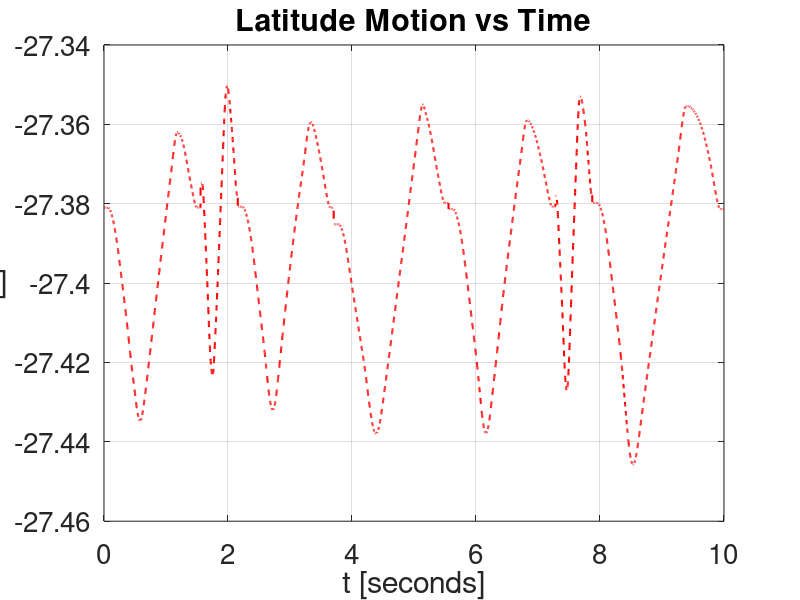
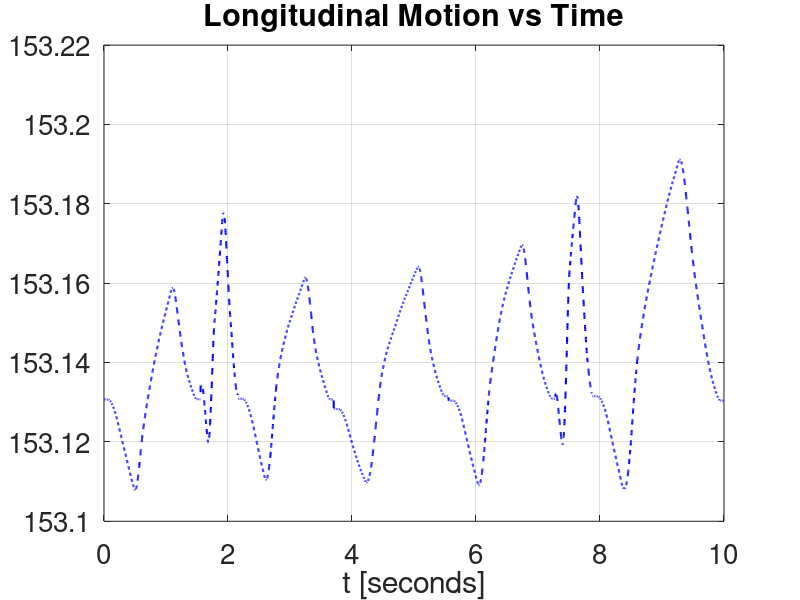
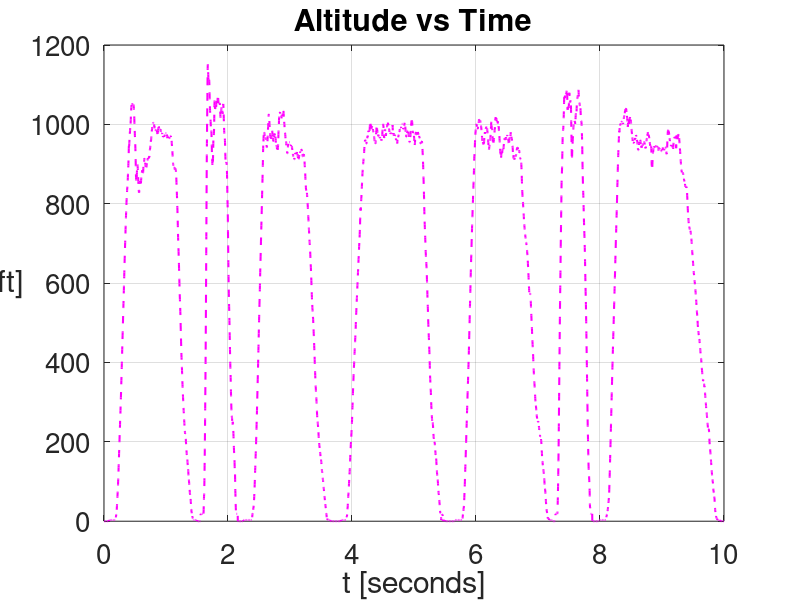
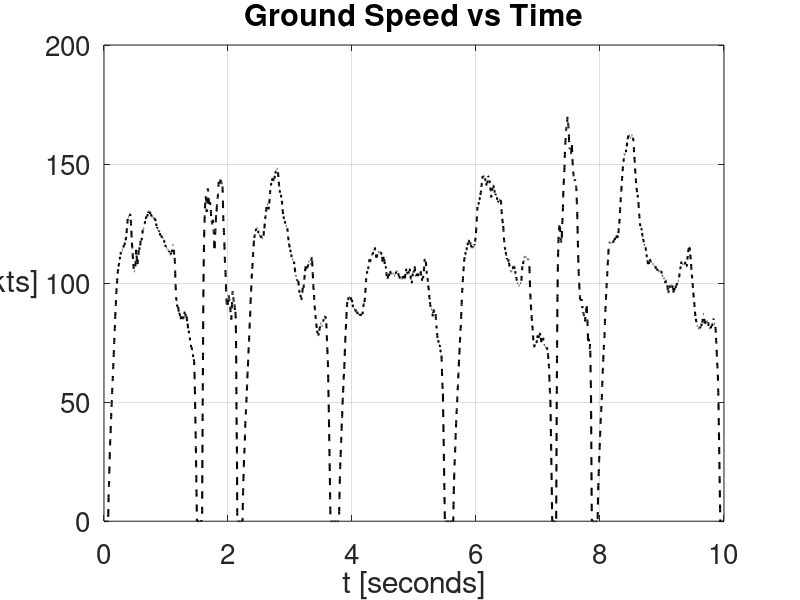

Here is the MATLAB script that generated these plots, in order:
%% EGB243 Task B - Team Bombardier
close all; clear; clc
% hi
% Flight Simulator Data Fields
% ----------------------------
% 
% Col 1: Ground Speed (kts)
% Col 2: Altitude (feet)
% Col 3: Heading (deg - from North)
% Col 4: Latitude (deg)
% Col 5: Longitude (deg)
% 
% Each row denotes a specific timestamp or epoch. 
% 
% The timestamps are montonically increasing as you move down the rows. 
% 
% The time interval between each timestamp is 0.4 seconds.

% loading data
flight4 = importdata('Flight4.csv');
flight6 = importdata('Flight6.csv');
flight9 = importdata('Flight9.csv');
flight11 = importdata('Flight11.csv');
flight13 = importdata('Flight13.csv');
flight17 = importdata('Flight17.csv');
flight25 = importdata('Flight25.csv');

% flight data
f4 = flight4.data;
f6 = flight6.data;
f9 = flight9.data;
f11 = flight11.data;
f13 = flight13.data;
f17 = flight17.data;
f25 = flight25.data;

% ground speed data
groundSpeed = [  f4(:, 1);
                 f6(:, 1);
                 f9(:, 1);
                f11(:, 1);
                f13(:, 1);
                f17(:, 1);
                f25(:, 1) ];

% altitude data
flightAlt = [  f4(:, 2);
               f6(:, 2);
               f9(:, 2);
              f11(:, 2);
              f13(:, 2);
              f17(:, 2);
              f25(:, 2) ];
          
% heading angle data
heading = [  f4(:, 3);
             f6(:, 3);
             f9(:, 3);
            f11(:, 3);
            f13(:, 3);
            f17(:, 3);
            f25(:, 3) ];

% latitude data
flightLat = [  f4(:, 4);
               f6(:, 4);
               f9(:, 4);
              f11(:, 4);
              f13(:, 4);
              f17(:, 4);
              f25(:, 4) ];

% longitude data
flightLon = [  f4(:, 5);
               f6(:, 5);
               f9(:, 5);
              f11(:, 5);
              f13(:, 5);
              f17(:, 5);
              f25(:, 5) ];

% general data plots
figure(1);
t = linspace(0, 10, size(flightLat,1) + 1); t(end) = [];
plot(t, flightLat, 'r--', 'LineWidth', 1.5);
grid on
box on
title('Latitude Motion vs Time');
ylabel('degrees [deg]');
xlabel('t [seconds]');
labelprop = get(gca,'ylabel');
set(labelprop,'rotation',0,'VerticalAlignment','middle', 'HorizontalAlignment', 'right');
set(gca,'FontSize',20);

figure(2);
plot(t, flightLon, 'b--', 'LineWidth', 1.5);
grid on
box on
title('Longitudinal Motion vs Time');
ylabel('degrees [deg]');
xlabel('t [seconds]');
labelprop = get(gca,'ylabel');
set(labelprop,'rotation',0,'VerticalAlignment','middle', 'HorizontalAlignment', 'right');
set(gca,'FontSize',20);

figure(3);
plot(t, flightAlt, 'm--', 'LineWidth', 1.5);
grid on
box on
title('Altitude vs Time');
ylabel('feet [ft]');
xlabel('t [seconds]');
labelprop = get(gca,'ylabel');
set(labelprop,'rotation',0,'VerticalAlignment','middle', 'HorizontalAlignment', 'right');
set(gca,'FontSize',20);

figure(4);
plot(t, groundSpeed, 'k--', 'LineWidth', 1.5);
grid on
box on
title('Ground Speed vs Time');
ylabel('knots [kts]');
xlabel('t [seconds]');
labelprop = get(gca,'ylabel');
set(labelprop,'rotation',0,'VerticalAlignment','middle', 'HorizontalAlignment', 'right');
set(gca,'FontSize',20);

figure(5);
plot(t, heading, 'g--', 'LineWidth', 1.5);
grid on
box on
title('Heading Angle vs Time');
ylabel('degrees [deg]');
xlabel('t [seconds]');
labelprop = get(gca,'ylabel');
set(labelprop,'rotation',0,'VerticalAlignment','middle', 'HorizontalAlignment', 'right');
set(gca,'FontSize',20);


